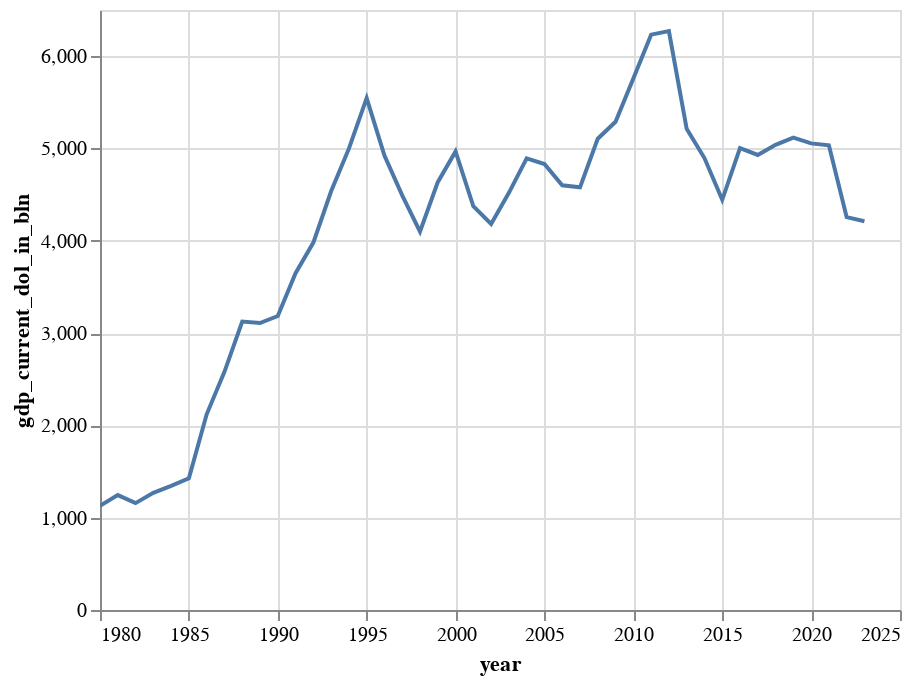

Source (notebook cell):
### Code cell
gdp_chart = (
    (gdp_out.plot.line(
        x=alt.X("year", axis = alt.Axis(format = "d")), 
        y=alt.Y("gdp_current_dol_in_bln", scale=alt.Scale(zero=True))
                      )
    )
        .properties(width=400)
        .configure_scale(zero=False)
)

gdp_chart

### Figure 1 — Vega-Lite specification as saved in the notebook (floating-point values rounded to 4 significant figures)
{"config": {"view": {"continuousWidth": 300, "continuousHeight": 300}, "scale": {"zero": false}}, "data": {"name": "data-654f6fd754e7701f6246538961059247"}, "mark": {"type": "line", "tooltip": true}, "encoding": {"x": {"axis": {"format": "d"}, "field": "year", "type": "quantitative"}, "y": {"field": "gdp_current_dol_in_bln", "scale": {"zero": true}, "type": "quantitative"}}, "params": [{"name": "param_1", "select": {"type": "interval", "encodings": ["x", "y"]}, "bind": "scales"}], "width": 400, "$schema": "https://vega.github.io/schema/vega-lite/v5.20.1.json", "datasets": {"data-654f6fd754e7701f6246538961059247": [{"gdp_current_dol_in_bln": 1129, "year": 1980}, {"gdp_current_dol_in_bln": 1245, "year": 1981}, {"gdp_current_dol_in_bln": 1158, "year": 1982}, {"gdp_current_dol_in_bln": 1270, "year": 1983}, {"gdp_current_dol_in_bln": 1345, "year": 1984}, {"gdp_current_dol_in_bln": 1427, "year": 1985}, {"gdp_current_dol_in_bln": 2120, "year": 1986}, {"gdp_current_dol_in_bln": 2580, "year": 1987}, {"gdp_current_dol_in_bln": 3125, "year": 1988}, {"gdp_current_dol_in_bln": 3109, "year": 1989}, {"gdp_current_dol_in_bln": 3185, "year": 1990}, {"gdp_current_dol_in_bln": 3648, "year": 1991}, {"gdp_current_dol_in_bln": 3980, "year": 1992}, {"gdp_current_dol_in_bln": 4536, "year": 1993}, {"gdp_current_dol_in_bln": 4998, "year": 1994}, {"gdp_current_dol_in_bln": 5545, "year": 1995}, {"gdp_current_dol_in_bln": 4923, "year": 1996}, {"gdp_current_dol_in_bln": 4492, "year": 1997}, {"gdp_current_dol_in_bln": 4098, "year": 1998}, {"gdp_current_dol_in_bln": 4635, "year": 1999}, {"gdp_current_dol_in_bln": 4968, "year": 2000}, {"gdp_current_dol_in_bln": 4374, "year": 2001}, {"gdp_current_dol_in_bln": 4182, "year": 2002}, {"gdp_current_dol_in_bln": 4519, "year": 2003}, {"gdp_current_dol_in_bln": 4893, "year": 2004}, {"gdp_current_dol_in_bln": 4831, "year": 2005}, {"gdp_current_dol_in_bln": 4601, "year": 2006}, {"gdp_current_dol_in_bln": 4579, "year": 2007}, {"gdp_current_dol_in_bln": 5106, "year": 2008}, {"gdp_current_dol_in_bln": 5289, "year": 2009}, {"gdp_current_dol_in_bln": 5759, "year": 2010}, {"gdp_current_dol_in_bln": 6233, "year": 2011}, {"gdp_current_dol_in_bln": 6272, "year": 2012}, {"gdp_current_dol_in_bln": 5212, "year": 2013}, {"gdp_current_dol_in_bln": 4896, "year": 2014}, {"gdp_current_dol_in_bln": 4444, "year": 2015}, {"gdp_current_dol_in_bln": 5003, "year": 2016}, {"gdp_current_dol_in_bln": 4930, "year": 2017}, {"gdp_current_dol_in_bln": 5040, "year": 2018}, {"gdp_current_dol_in_bln": 5117, "year": 2019}, {"gdp_current_dol_in_bln": 5055, "year": 2020}, {"gdp_current_dol_in_bln": 5034, "year": 2021}, {"gdp_current_dol_in_bln": 4256, "year": 2022}, {"gdp_current_dol_in_bln": 4212, "year": 2023}, {"gdp_current_dol_in_bln": 5034, "year": 2021}, {"gdp_current_dol_in_bln": 4256, "year": 2022}, {"gdp_current_dol_in_bln": 4212, "year": 2023}, {"gdp_current_dol_in_bln": 5034, "year": 2021}, {"gdp_current_dol_in_bln": 4256, "year": 2022}, {"gdp_current_dol_in_bln": 4212, "year": 2023}]}}
